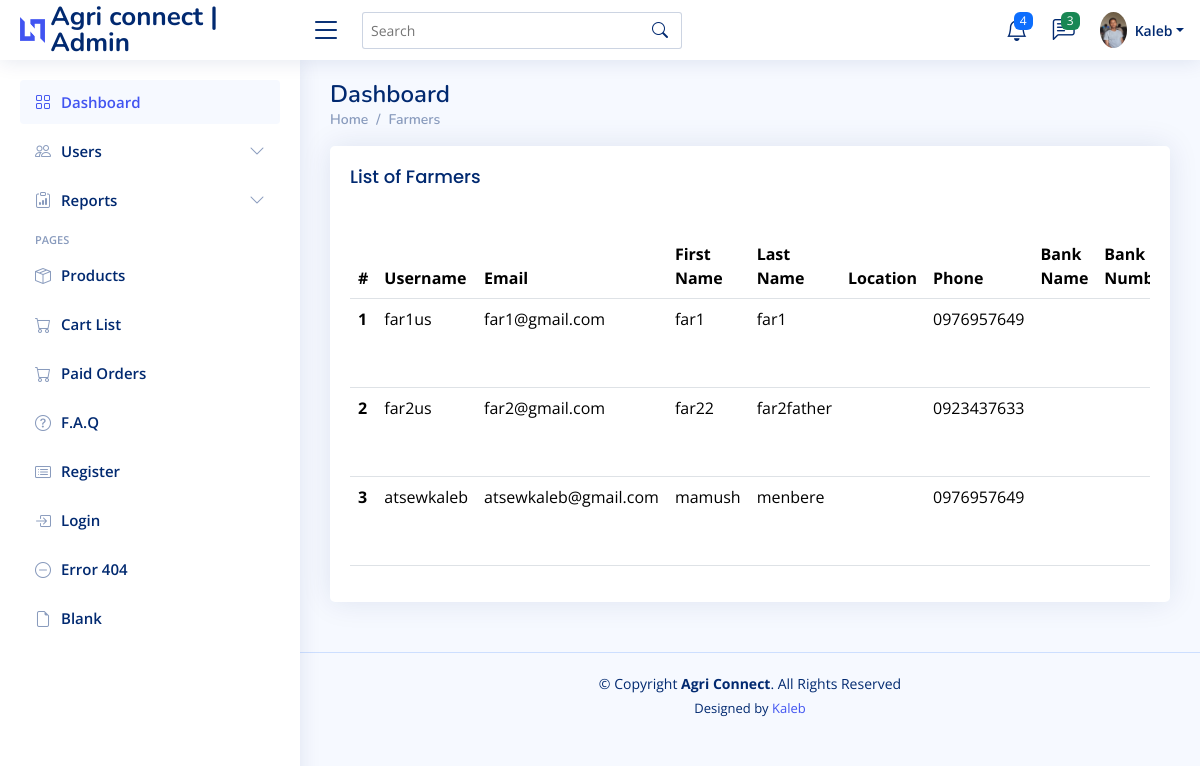
Screenshot of /admin-dashboard/farmer-list/ (signed in) with the database file from the repository.
### app/models.py (models this page shows, shortened)
class CustomUser(AbstractUser):
    STATUS = (
        ('farmer', 'Farmer'),
        ('buyer', 'Buyer'),
    )
    REGIONS = (
        ('Addis Ababa', 'Addis Ababa'),
        ('Afar', 'Afar'),
        ('Amhara', 'Amhara'),
        ('Benishangul-Gumuz', 'Benishangul-Gumuz'),
        ('Dire Dawa', 'Dire Dawa'),
        ('Gambela', 'Gambela'),
        ('Harari', 'Harari'),
        ('Oromia', 'Oromia'),
        ('Sidama', 'Sidama'),
        ('SNNP', 'SNNP'),
        ('Somali', 'Somali'),
        ('Tigray', 'Tigray'),
    )
    email = models.EmailField(unique=True)
    role = models.CharField("Role", max_length=100, choices=STATUS, default='none', blank=True)
    first_name = models.CharField(max_length=100)
    last_name = models.CharField(max_length=100)
    region = models.CharField(max_length=100, choices=REGIONS)
    zone = models.CharField(max_length=100)
    phone = models.CharField(max_length=20)
    is_activated = models.BooleanField(default=False)
    is_agreed = models.BooleanField(default=True)

### app/views.py (the view)
# urls.py: path("admin-dashboard/farmer-list/", farmer_list, name="farmer_list"),
@login_required
def farmer_list(request):
    farmers = CustomUser.objects.filter(role='farmer')  # Assuming `user_type` field exists
    context = {'farmers': farmers}
    return render(request, "dashboard/farmer_list.html", context)

### app/templates/dashboard/farmer_list.html (shortened to what this page needs)
{% extends 'dashboard/include/navbar.html' %}
{% block content %}
{% load static %}
<div class="pagetitle">
  <h1>Dashboard</h1>
  <nav>
    <ol class="breadcrumb">
      <li class="breadcrumb-item"><a href="{% url 'admin_dashboard' %}">Home</a></li>
      <li class="breadcrumb-item active"><a href="#">Farmers</a></li>
    </ol>
  </nav>
</div>
<section class="section">
<div class="col-lg-12">
  <div class="card">
    <div class="card-body">
        <h5 class="card-title">List of Farmers</h5>
        <div class="table-responsive">
            <table class="table table-hover">
                <thead>
                    <tr>
                        <th scope="col">#</th>
                        <th scope="col">Username</th>
                        <th scope="col">Email</th>
                        <th scope="col">First Name</th>
                        <th scope="col">Last Name</th>
                        <th scope="col">Location</th>
                        <th scope="col">Phone</th>
                        <th scope="col">Bank Name</th>
                        <th scope="col">Bank Number</th>
                        <th scope="col">Activated</th> </tr>
                </thead>
                <tbody>
                    {% for farmer in farmers %}
                    <tr class="clickable-row" style="cursor: pointer;" data-href="{% url 'users_profile' user_id=farmer.id %}">
                        <th scope="row">{{ forloop.counter }}</th>
                        <td>{{ farmer.username }}</td>
                        <td>{{ farmer.email }}</td>
                        <td>{{ farmer.first_name }}</td>
                        <td>{{ farmer.last_name }}</td>
                        <td>{{ farmer.location }}</td>
                        <td>{{ farmer.phone }}</td>
                        <td>{{ farmer.bank_name }}</td>
                        <td>{{ farmer.bank_number }}</td>
                    </tr>
                    {% empty %}
                    <tr>
                        <td colspan="12" class="text-center">No farmers found.</td>
                    </tr>
                    {% endfor %}
                </tbody>
            </table>
        </div>
    </div>
</div>
</div>
</section>
<footer id="footer" class="footer">
  <div class="copyright">
    &copy; Copyright <strong><span>Agri Connect</span></strong>. All Rights Reserved
  </div>
  <div class="credits">
      Designed by <a href="#">Kaleb</a>
  </div>
</footer>
  {% endblock %}

### static/assets/css/style.css (style rules this page uses)
:root { scroll-behavior: smooth; }
body { font-family: "Open Sans", sans-serif; background: #f6f9ff; color: #444444; }
a { color: #4154f1; text-decoration: none; }
h1, h2, h3, h4, h5, h6 { font-family: "Nunito", sans-serif; }
.pagetitle { margin-bottom: 10px; }
.pagetitle h1 { font-size: 24px; margin-bottom: 0; font-weight: 600; color: #012970; }
.card { margin-bottom: 30px; border: none; border-radius: 5px; box-shadow: 0px 0 30px rgba(1, 41, 112, 0.1); }
.card-title { padding: 20px 0 15px 0; font-size: 18px; font-weight: 500; color: #012970; font-family: "Poppins", sans-serif; }
.card-body { padding: 0 20px 20px 20px; }
.breadcrumb { font-size: 14px; font-family: "Nunito", sans-serif; color: #899bbd; font-weight: 600; }
.breadcrumb a { color: #899bbd; transition: 0.3s; }
.breadcrumb .breadcrumb-item::before { color: #899bbd; }
.breadcrumb .active { color: #51678f; font-weight: 600; }
@media (min-width: 1200px) { #main, #footer { margin-left: 300px; } }
.footer { padding: 20px 0; font-size: 14px; transition: all 0.3s; border-top: 1px solid #cddfff; }
.footer .copyright { text-align: center; color: #012970; }
.footer .credits { padding-top: 5px; text-align: center; font-size: 13px; color: #012970; }

### rows the page displays
CustomUser: username "far1us", email "far1@gmail.com", first_name "far1", last_name "far1", phone "0976957649"
CustomUser: username "far2us", email "far2@gmail.com", first_name "far22", last_name "far2father", phone "0923437633"
CustomUser: username "atsewkaleb", email "atsewkaleb@gmail.com", first_name "mamush", last_name "menbere", phone "0976957649"
